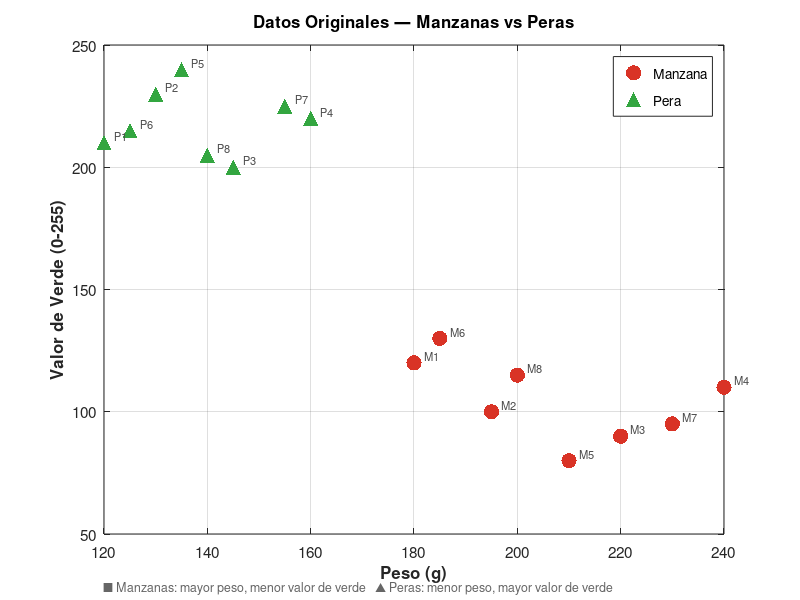
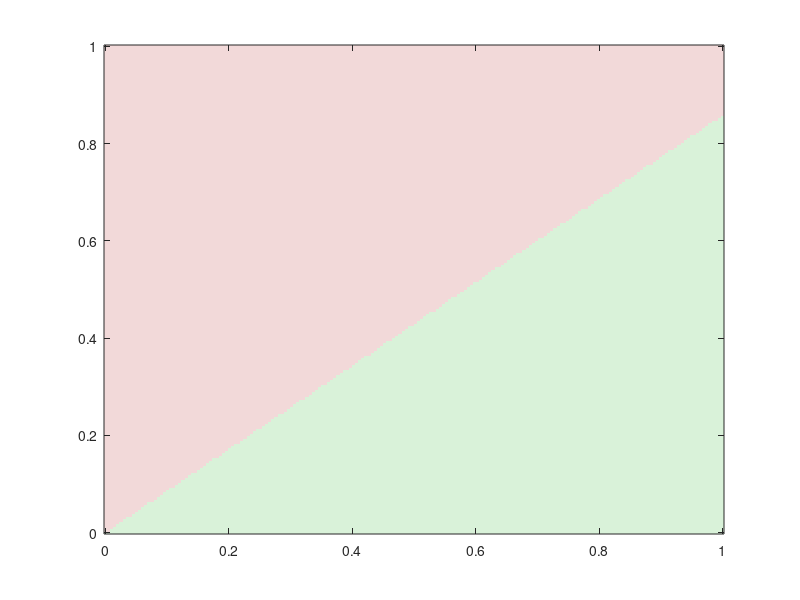

These figures' MATLAB source, in order: (Note: this script raises an error after producing the figures.)
%  GRUPO 1 — CLASIFICACIÓN DE FRUTAS (Agroindustria)
%  Manzanas vs Peras por Peso (g) y Color (valor verde 0-255)
%  Algoritmos: Perceptrón (Hardlim) y ADALINE (Regla Delta/LMS)

clear; clc; close all;

fprintf('  CLASIFICACIÓN DE FRUTAS — Agroindustria\n');
fprintf('  Perceptrón vs ADALINE\n');

% DEFINICIÓN DE DATOS DE ENTRENAMIENTO

P = [180   195  220  240  210  185  230  200  ...  
     120   130  145  160  135  125  155  140; ... 
     120   100   90  110   80  130   95  115  ...  
     210   230  200  220  240  215  225  205];     

% Etiquetas: 1 = Manzana, 0 = Pera
T = [1  1  1  1  1  1  1  1   0  0  0  0  0  0  0  0];

[n_features, N] = size(P); 

fprintf('Datos cargados: %d muestras, %d características\n', N, n_features);
fprintf('Manzanas: %d | Peras: %d\n\n', sum(T==1), sum(T==0));


%  PASO 2: NORMALIZACIÓN (Min-Max al rango [0, 1])

P_min = min(P, [], 2);  
P_max = max(P, [], 2);  
P_norm = (P - P_min) ./ (P_max - P_min);

fprintf('Rango original:\n');
fprintf('  Peso:  [%.0f, %.0f] g\n', P_min(1), P_max(1));
fprintf('  Color: [%.0f, %.0f]\n\n', P_min(2), P_max(2));

%  PASO 3: PARÁMETROS DE ENTRENAMIENTO
alpha_perc  = 0.1;   
alpha_adal  = 0.01;  
max_epocas  = 200;   
umbral_MSE  = 0.005; 

% ENTRENAMIENTO DEL PERCEPTRÓN

fprintf('----------------------------------------------\n');
fprintf('  ENTRENANDO PERCEPTRÓN...\n');
fprintf('----------------------------------------------\n');

% Inicialización de pesos y bias
W_p = zeros(1, n_features);
b_p = 0;

errores_perc    = zeros(1, max_epocas);
mse_perc        = zeros(1, max_epocas);
epocas_conv_p   = max_epocas;

for epoca = 1:max_epocas
    error_total = 0;
    mse_ep = 0;

    % Recorrer todas las muestras (en orden aleatorio para mejor convergencia)
    idx = randperm(N);

    for k = 1:N
        i = idx(k);
        x = P_norm(:, i);  
        t = T(i);          
        net = W_p * x + b_p;

        %Función de activación ESCALÓN (Hardlim) 
        if net >= 0
            y = 1;
        else
            y = 0;
        end

        % - Error discreto 
        e = t - y; 

        %  Actualización de pesos (solo si hay error) 
        W_p = W_p + alpha_perc * e * x';
        b_p = b_p + alpha_perc * e;

        error_total = error_total + abs(e);
        mse_ep      = mse_ep + e^2;
    end

    errores_perc(epoca) = error_total;
    mse_perc(epoca)     = mse_ep / N;

    % Criterio de paro: sin errores en toda una época
    if error_total == 0
        epocas_conv_p = epoca;
        fprintf('  ✓ Convergió en época %d\n', epoca);
        break;
    end
end

% Calcular precisión final del Perceptrón
y_pred_p = zeros(1, N);
for i = 1:N
    net = W_p * P_norm(:,i) + b_p;
    y_pred_p(i) = net >= 0;
end
acc_p = sum(y_pred_p == T) / N * 100;

fprintf('  Pesos finales: W = [%.4f, %.4f]  b = %.4f\n', W_p(1), W_p(2), b_p);
fprintf('  Precisión: %.1f%%\n\n', acc_p);

% ENTRENAMIENTO DE ADALINE (Regla Delta / LMS)
fprintf('----------------------------------------------\n');
fprintf('  ENTRENANDO ADALINE...\n');
fprintf('----------------------------------------------\n');

% Inicialización
W_a = rand(1, n_features) * 0.01; 
b_a = 0;

mse_adal      = zeros(1, max_epocas);
epocas_conv_a = max_epocas;

for epoca = 1:max_epocas
    errores_cuad = zeros(1, N);
    idx = randperm(N);

    for k = 1:N
        i = idx(k);
        x = P_norm(:, i);
        t = T(i);

        % Salida LINEAL (Purelin — SIN escalón) 
        net = W_a * x + b_a;   

        % Error CONTINUO (antes de cuantizar) 
        e = t - net; 

        % Regla Delta (gradiente del MSE)
        W_a = W_a + 2 * alpha_adal * e * x';
        b_a = b_a + 2 * alpha_adal * e;

        errores_cuad(k) = e^2;
    end

    mse_adal(epoca) = mean(errores_cuad);

    % Criterio de paro por MSE
    if mse_adal(epoca) < umbral_MSE
        epocas_conv_a = epoca;
        fprintf('  ✓ Convergió en época %d  (MSE = %.6f)\n', epoca, mse_adal(epoca));
        break;
    end
end

% Calcular precisión final de ADALINE (se aplica escalón DESPUÉS del entrenamiento)
y_pred_a = zeros(1, N);
for i = 1:N
    net = W_a * P_norm(:,i) + b_a;
    y_pred_a(i) = net >= 0.5;  
end
acc_a = sum(y_pred_a == T) / N * 100;

fprintf('  Pesos finales: W = [%.4f, %.4f]  b = %.4f\n', W_a(1), W_a(2), b_a);
fprintf('  MSE final: %.6f\n', mse_adal(epocas_conv_a));
fprintf('  Precisión: %.1f%%\n\n', acc_a);

%  PASO 4: VISUALIZACIÓN — 4 FIGURAS

% Índices por clase
idx_manzana = find(T == 1);  
idx_pera    = find(T == 0);  

% Colores
color_manzana = [0.85 0.20 0.15]; 
color_pera    = [0.20 0.65 0.25];  
color_perc    = [0.20 0.40 0.80];  
color_adal    = [0.85 0.50 0.10];  
x1_rango = linspace(-0.1, 1.1, 300);  

% Calcular fronteras de decisión
% Perceptrón: W_p(1)*x1 + W_p(2)*x2 + b_p = 0  →  x2 = -(W_p(1)*x1 + b_p)/W_p(2)
if abs(W_p(2)) > 1e-6
    x2_frontera_p = -(W_p(1) * x1_rango + b_p) / W_p(2);
else
    x2_frontera_p = NaN(size(x1_rango));
end

% ADALINE: frontera en net = 0.5 (umbral entre 0 y 1)
if abs(W_a(2)) > 1e-6
    x2_frontera_a = (0.5 - W_a(1) * x1_rango - b_a) / W_a(2);
else
    x2_frontera_a = NaN(size(x1_rango));
end

%% figura 1: Datos en espacio original 
figure('Name','Figura 1 - Datos Originales','NumberTitle','off',...
       'Position',[50 500 600 450],'Color','w');

scatter(P(1, idx_manzana), P(2, idx_manzana), 120, ...
        color_manzana, 'filled', 'Marker','o', 'DisplayName','Manzana');
hold on;
scatter(P(1, idx_pera), P(2, idx_pera), 120, ...
        color_pera, 'filled', 'Marker','^', 'DisplayName','Pera');

for i = 1:N
    if T(i) == 1
        txt = sprintf('M%d', i);
    else
        txt = sprintf('P%d', i-8);
    end
    text(P(1,i)+2, P(2,i)+3, txt, 'FontSize', 8, 'Color', [0.3 0.3 0.3]);
end

grid on; box on;
xlabel('Peso (g)', 'FontSize', 13, 'FontWeight', 'bold');
ylabel('Valor de Verde (0-255)', 'FontSize', 13, 'FontWeight', 'bold');
title('Datos Originales — Manzanas vs Peras', 'FontSize', 14, 'FontWeight', 'bold');
legend('Location', 'northeast', 'FontSize', 11);
set(gca, 'FontSize', 11);

annotation('textbox', [0.13 0.01 0.8 0.06], 'String', ...
    '■ Manzanas: mayor peso, menor valor de verde   ▲ Peras: menor peso, mayor valor de verde', ...
    'EdgeColor', 'none', 'FontSize', 9, 'Color', [0.4 0.4 0.4], 'HorizontalAlignment','center');

%% FIGURA 2: Fronteras de decisión 
figure('Name','Figura 2 - Fronteras de Decisión','NumberTitle','off',...
       'Position',[670 500 650 450],'Color','w');


[xx, yy] = meshgrid(linspace(0,1,200), linspace(0,1,200));
zz_p = zeros(size(xx));
for r = 1:size(xx,1)
    for c = 1:size(xx,2)
        net = W_p(1)*xx(r,c) + W_p(2)*yy(r,c) + b_p;
        zz_p(r,c) = net >= 0;
    end
end

h_bg = imagesc([0 1], [0 1], zz_p);
colormap([0.95 0.85 0.85; 0.85 0.95 0.85]); 
set(gca, 'YDir', 'normal');
alpha(h_bg, 0.3);
hold on;


plot(x1_rango, x2_frontera_p, '-', 'Color', color_perc, ...
     'LineWidth', 2.5, 'DisplayName', sprintf('Perceptrón (α=%.2f)', alpha_perc));
plot(x1_rango, x2_frontera_a, '--', 'Color', color_adal, ...
     'LineWidth', 2.5, 'DisplayName', sprintf('ADALINE (α=%.3f)', alpha_adal));

% Datos normalizados
scatter(P_norm(1, idx_manzana), P_norm(2, idx_manzana), 130, ...
        color_manzana, 'filled', 'o', 'DisplayName','Manzana', ...
        'MarkerEdgeColor','w', 'LineWidth',1.5);
scatter(P_norm(1, idx_pera), P_norm(2, idx_pera), 130, ...
        color_pera, 'filled', '^', 'DisplayName','Pera', ...
        'MarkerEdgeColor','w', 'LineWidth',1.5);

axis([0 1 0 1]); grid on; box on;
xlabel('Peso normalizado', 'FontSize', 13, 'FontWeight', 'bold');
ylabel('Verde normalizado', 'FontSize', 13, 'FontWeight', 'bold');
title('Fronteras de Decisión — Perceptrón vs ADALINE', 'FontSize', 14, 'FontWeight', 'bold');
legend('Location', 'northeast', 'FontSize', 10);
set(gca, 'FontSize', 11);

% Anotaciones de región
text(0.05, 0.92, 'Región: Manzana', 'Color', color_manzana, 'FontSize', 10, 'FontWeight', 'bold');
text(0.65, 0.08, 'Región: Pera', 'Color', color_pera, 'FontSize', 10, 'FontWeight', 'bold');

%% figura 3: Error del Perceptrón y MSE de ADALINE por época 
figure('Name','Figura 3 - Convergencia','NumberTitle','off',...
       'Position',[50 30 650 420],'Color','w');

ep_p = 1:epocas_conv_p;
ep_a = 1:epocas_conv_a;

% Subplot 1: Perceptrón — Error total por época
subplot(2,1,1);
area(ep_p, errores_perc(ep_p), 'FaceColor', color_perc, 'FaceAlpha', 0.3, ...
     'EdgeColor', color_perc, 'LineWidth', 1.5);
hold on;
plot(ep_p, errores_perc(ep_p), 'o-', 'Color', color_perc, ...
     'LineWidth', 2, 'MarkerSize', 5, 'MarkerFaceColor', color_perc);
xline(epocas_conv_p, '--k', sprintf('Convergencia (é=%d)', epocas_conv_p), ...
      'FontSize', 9, 'LabelHorizontalAlignment', 'left');
xlabel('Época', 'FontSize', 11);
ylabel('Errores totales |e|', 'FontSize', 11);
title('Perceptrón — Evolución del Error', 'FontSize', 12, 'FontWeight', 'bold');
grid on; box on;
set(gca, 'FontSize', 10);

% Subplot 2: ADALINE — MSE por época
subplot(2,1,2);
semilogy(ep_a, mse_adal(ep_a), '-', 'Color', color_adal, 'LineWidth', 2.5);
hold on;
semilogy(ep_a, mse_adal(ep_a), '.', 'Color', color_adal, 'MarkerSize', 8);
yline(umbral_MSE, '--k', sprintf('Umbral MSE = %.3f', umbral_MSE), ...
      'FontSize', 9, 'LabelHorizontalAlignment', 'right');
xline(epocas_conv_a, '--', 'Color',[0.4 0.4 0.4], ...
      'Label', sprintf('Convergencia (é=%d)', epocas_conv_a), ...
      'FontSize', 9, 'LabelHorizontalAlignment', 'left');
xlabel('Época', 'FontSize', 11);
ylabel('MSE (escala logarítmica)', 'FontSize', 11);
title('ADALINE — Convergencia del MSE (Regla Delta)', 'FontSize', 12, 'FontWeight', 'bold');
grid on; box on;
set(gca, 'FontSize', 10);

%% FIGURA 4: Tabla de resultados y métricas finales 
figure('Name','Figura 4 - Comparación Final','NumberTitle','off',...
       'Position',[720 30 620 420],'Color','w');

% Panel izquierdo: Matriz de confusión del Perceptrón
subplot(1,2,1);
cm_p = confusionmat(T, y_pred_p);
imagesc(cm_p);
colormap([0.95 0.95 0.95; 0.70 0.85 0.70]);
colorbar off;
axis square;
xticks([1 2]); xticklabels({'Pred: Pera','Pred: Manzana'});
yticks([1 2]); yticklabels({'Real: Pera','Real: Manzana'});
title(sprintf('Perceptrón\nPrecisión: %.1f%%', acc_p), 'FontSize', 12, 'FontWeight','bold');
set(gca, 'FontSize', 9);
for i = 1:2
    for j = 1:2
        text(j, i, num2str(cm_p(i,j)), 'HorizontalAlignment','center', ...
             'FontSize', 18, 'FontWeight', 'bold', 'Color', [0.1 0.1 0.1]);
    end
end
xlabel('Predicción', 'FontSize', 10);
ylabel('Real', 'FontSize', 10);

% Panel derecho: Matriz de confusión de ADALINE
subplot(1,2,2);
cm_a = confusionmat(T, y_pred_a);
imagesc(cm_a);
colormap([0.95 0.95 0.95; 0.70 0.85 0.70]);
colorbar off;
axis square;
xticks([1 2]); xticklabels({'Pred: Pera','Pred: Manzana'});
yticks([1 2]); yticklabels({'Real: Pera','Real: Manzana'});
title(sprintf('ADALINE\nPrecisión: %.1f%%', acc_a), 'FontSize', 12, 'FontWeight','bold');
set(gca, 'FontSize', 9);
for i = 1:2
    for j = 1:2
        text(j, i, num2str(cm_a(i,j)), 'HorizontalAlignment','center', ...
             'FontSize', 18, 'FontWeight', 'bold', 'Color', [0.1 0.1 0.1]);
    end
end
xlabel('Predicción', 'FontSize', 10);
ylabel('Real', 'FontSize', 10);

sgtitle('Matrices de Confusión — Comparación Final', 'FontSize', 13, 'FontWeight', 'bold');

% RESUMEN FINAL EN CONSOLA
fprintf('  RESUMEN COMPARATIVO FINAL\n');
fprintf('%-25s %-15s %-15s\n', 'Métrica', 'Perceptrón', 'ADALINE');
fprintf('%s\n', repmat('-',1,55));
fprintf('%-25s %-15d %-15d\n', 'Épocas hasta convergencia', epocas_conv_p, epocas_conv_a);
fprintf('%-25s %-15.4f %-15.6f\n', 'MSE final', mse_perc(epocas_conv_p), mse_adal(epocas_conv_a));
fprintf('%-25s %-14.1f%% %-14.1f%%\n', 'Precisión en entrenamiento', acc_p, acc_a);
fprintf('%-25s %-15.4f %-15.4f\n', 'Peso W1 (Peso)', W_p(1), W_a(1));
fprintf('%-25s %-15.4f %-15.4f\n', 'Peso W2 (Color)', W_p(2), W_a(2));
fprintf('%-25s %-15.4f %-15.4f\n', 'Bias b', b_p, b_a);
fprintf('%s\n\n', repmat('-',1,55));

% CLASIFICAR NUEVAS FRUTAS
fprintf('  PRUEBA CON NUEVAS MUESTRAS\n');

nuevas_frutas = [190; 105];  
nuevas_frutas2 = [140; 218];  

etiquetas = {'Pera', 'Manzana'};

for muestra = 1:2
    if muestra == 1
        xn = nuevas_frutas;
        fprintf('\nMuestra 1: Peso=190g, Verde=105\n');
    else
        xn = nuevas_frutas2;
        fprintf('\nMuestra 2: Peso=140g, Verde=218\n');
    end

    xn_norm = (xn - P_min) ./ (P_max - P_min);

    % Clasificar con Perceptrón
    net_p = W_p * xn_norm + b_p;
    clase_p = net_p >= 0;
    fprintf('  Perceptrón → %s  (net=%.4f)\n', etiquetas{clase_p+1}, net_p);

    % Clasificar con ADALINE
    net_a = W_a * xn_norm + b_a;
    clase_a = net_a >= 0.5;
    fprintf('  ADALINE    → %s  (net=%.4f)\n', etiquetas{clase_a+1}, net_a);
end

fprintf('\n¡Entrenamiento y evaluación completados!\n');
fprintf('Revisar las 4 figuras generadas.\n');
